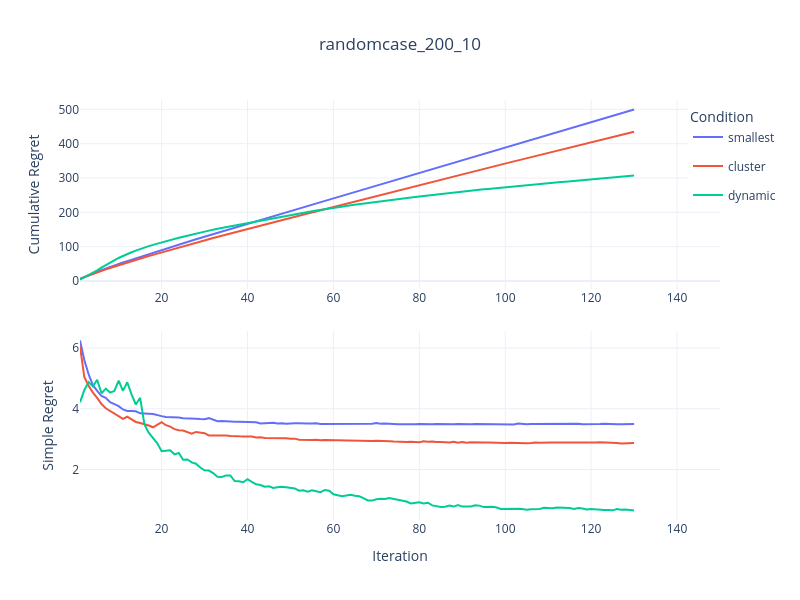

Notebook source saved alongside this figure:
### Code cell
import pandas as pd
import plotly.graph_objects as go
import plotly.express as px
from plotly.subplots import make_subplots
import plotly.io as pio
import os
import numpy as np

text = "randomcase"

# 定义文件夹路径
data_folder = os.path.join('Data', text)

# 定义文件列表 - Simple Regret来自pre文件，Cumulative Regret来自原始文件
simple_regret_files = ['200_10_smallest_pre.csv','200_10_cluster_pre.csv', '200_10_dynamic_pre.csv']
cumulative_regret_files = ['200_10_smallest.csv','200_10_cluster.csv','200_10_dynamic.csv']

curve_names = ['smallest','cluster', 'dynamic']
colors = px.colors.qualitative.Plotly[:len(curve_names)] 

# 创建DataFrame存储Simple Regret和Cumulative Regret
simple_regret_data = pd.DataFrame()
cumulative_regret_data = pd.DataFrame()

# 加载Simple Regret数据（来自pre文件）
for file, name in zip(simple_regret_files, curve_names):
    file_path = os.path.join(data_folder, file)
    df = pd.read_csv(file_path, index_col='Repetition')
    
    # 计算每个step的均值（Simple Regret）
    mean_results = df.mean(axis=0)
    
    # 添加到Simple Regret DataFrame
    temp_df = pd.DataFrame({
        'Iter': range(1, 151),
        'Value': mean_results.values,
        'Condition': name
    })
    simple_regret_data = pd.concat([simple_regret_data, temp_df])

# 加载Cumulative Regret数据（来自原始文件）
for file, name in zip(cumulative_regret_files, curve_names):
    file_path = os.path.join(data_folder, file)
    df = pd.read_csv(file_path, index_col='Repetition')
    
    # 计算每个step的均值
    mean_results = df.mean(axis=0)
    
    # 计算Cumulative Regret
    if name != 'Uniform':
        cumsum_results = np.cumsum(mean_results.values)
        temp_df = pd.DataFrame({
            'Iter': range(1, 151),
            'Value': cumsum_results,
            'Condition': name
        })
        cumulative_regret_data = pd.concat([cumulative_regret_data, temp_df])

# 创建子图（2行1列，垂直排列）- 删除子图标题
fig = make_subplots(
    rows=2, cols=1,
    vertical_spacing=0.1
    # 删除了 subplot_titles 参数
)

# 第一子图：Cumulative Regret（来自原始文件）- 先画Cumulative Regret
for i, condition in enumerate(curve_names):
    if condition == 'Uniform':
        continue  # 跳过Uniform条件
    cumsum_df = cumulative_regret_data[cumulative_regret_data['Condition'] == condition]
    fig.add_trace(
        go.Scatter(
            x=cumsum_df['Iter'],
            y=cumsum_df['Value'],
            name=condition,
            legendgroup=condition,
            showlegend=True,  # 在第一子图显示图例
            line=dict(color=colors[i]),
            meta=[condition],
            hovertemplate="Iter: %{x}<br>Cumulative Regret: %{y:.4f}<br>Condition: %{meta[0]}<extra></extra>"
        ),
        row=1, col=1  # Cumulative Regret放在第一行
    )

# 第二子图：Obs-based Simple Regret（来自pre文件）
for i, condition in enumerate(curve_names):
    simple_df = simple_regret_data[simple_regret_data['Condition'] == condition]
    fig.add_trace(
        go.Scatter(
            x=simple_df['Iter'],
            y=simple_df['Value'],
            name=condition,
            legendgroup=condition,
            showlegend=False,  # 避免重复图例
            line=dict(color=colors[i]),
            meta=[condition],
            hovertemplate="Iter: %{x}<br>Simple Regret: %{y:.4f}<br>Condition: %{meta[0]}<extra></extra>"
        ),
        row=2, col=1  # Simple Regret放在第二行
    )

# 更新布局
fig.update_layout(
    title_text=text+"_200_10",
    title_x=0.5,
    height=600,
    width=800,
    template='plotly_white',
    legend_title_text='Condition',
    legend=dict(yanchor="top", y=0.99, xanchor="left", x=0.95)
)

# 更新Y轴和X轴标签
fig.update_yaxes(title_text="Cumulative Regret", row=1, col=1)  # 第一子图Y轴标签
fig.update_yaxes(title_text="Simple Regret", row=2, col=1)      # 第二子图Y轴标签
fig.update_xaxes(title_text="Iteration", row=2, col=1)          # 仅底部子图显示X轴标签

# 显示图形
fig.show()

# 保存为HTML文件（可选）
# pio.write_html(fig, 'combined_simple_cumulative_plot.html')

### Figure 1 — Plotly figure (JSON) as saved in the notebook; plotly's stock layout.template omitted (floating-point values rounded to 4 significant figures; data arrays with more than 128 entries replaced by an {"elided": "..."} marker saying what was removed)
{"data": [{"hovertemplate": "Iter: %{x}<br>Cumulative Regret: %{y:.4f}<br>Condition: %{meta[0]}<extra></extra>", "legendgroup": "smallest", "line": {"color": "#636EFA"}, "meta": ["smallest"], "name": "smallest", "showlegend": true, "type": "scatter", "x": {"elided": "150 int values"}, "xaxis": "x", "y": {"elided": "150 float values"}, "yaxis": "y"}, {"hovertemplate": "Iter: %{x}<br>Cumulative Regret: %{y:.4f}<br>Condition: %{meta[0]}<extra></extra>", "legendgroup": "cluster", "line": {"color": "#EF553B"}, "meta": ["cluster"], "name": "cluster", "showlegend": true, "type": "scatter", "x": {"elided": "150 int values"}, "xaxis": "x", "y": {"elided": "150 float values"}, "yaxis": "y"}, {"hovertemplate": "Iter: %{x}<br>Cumulative Regret: %{y:.4f}<br>Condition: %{meta[0]}<extra></extra>", "legendgroup": "dynamic", "line": {"color": "#00CC96"}, "meta": ["dynamic"], "name": "dynamic", "showlegend": true, "type": "scatter", "x": {"elided": "150 int values"}, "xaxis": "x", "y": {"elided": "150 float values"}, "yaxis": "y"}, {"hovertemplate": "Iter: %{x}<br>Simple Regret: %{y:.4f}<br>Condition: %{meta[0]}<extra></extra>", "legendgroup": "smallest", "line": {"color": "#636EFA"}, "meta": ["smallest"], "name": "smallest", "showlegend": false, "type": "scatter", "x": {"elided": "150 int values"}, "xaxis": "x2", "y": {"elided": "150 float values"}, "yaxis": "y2"}, {"hovertemplate": "Iter: %{x}<br>Simple Regret: %{y:.4f}<br>Condition: %{meta[0]}<extra></extra>", "legendgroup": "cluster", "line": {"color": "#EF553B"}, "meta": ["cluster"], "name": "cluster", "showlegend": false, "type": "scatter", "x": {"elided": "150 int values"}, "xaxis": "x2", "y": {"elided": "150 float values"}, "yaxis": "y2"}, {"hovertemplate": "Iter: %{x}<br>Simple Regret: %{y:.4f}<br>Condition: %{meta[0]}<extra></extra>", "legendgroup": "dynamic", "line": {"color": "#00CC96"}, "meta": ["dynamic"], "name": "dynamic", "showlegend": false, "type": "scatter", "x": {"elided": "150 int values"}, "xaxis": "x2", "y": {"elided": "150 float values"}, "yaxis": "y2"}], "layout": {"height": 600, "legend": {"title": {"text": "Condition"}, "x": 0.95, "xanchor": "left", "y": 0.99, "yanchor": "top"}, "title": {"text": "randomcase_200_10", "x": 0.5}, "width": 800, "xaxis": {"anchor": "y", "domain": [0, 1]}, "xaxis2": {"anchor": "y2", "domain": [0, 1], "title": {"text": "Iteration"}}, "yaxis": {"anchor": "x", "domain": [0.55, 1], "title": {"text": "Cumulative Regret"}}, "yaxis2": {"anchor": "x2", "domain": [0, 0.45], "title": {"text": "Simple Regret"}}}}
